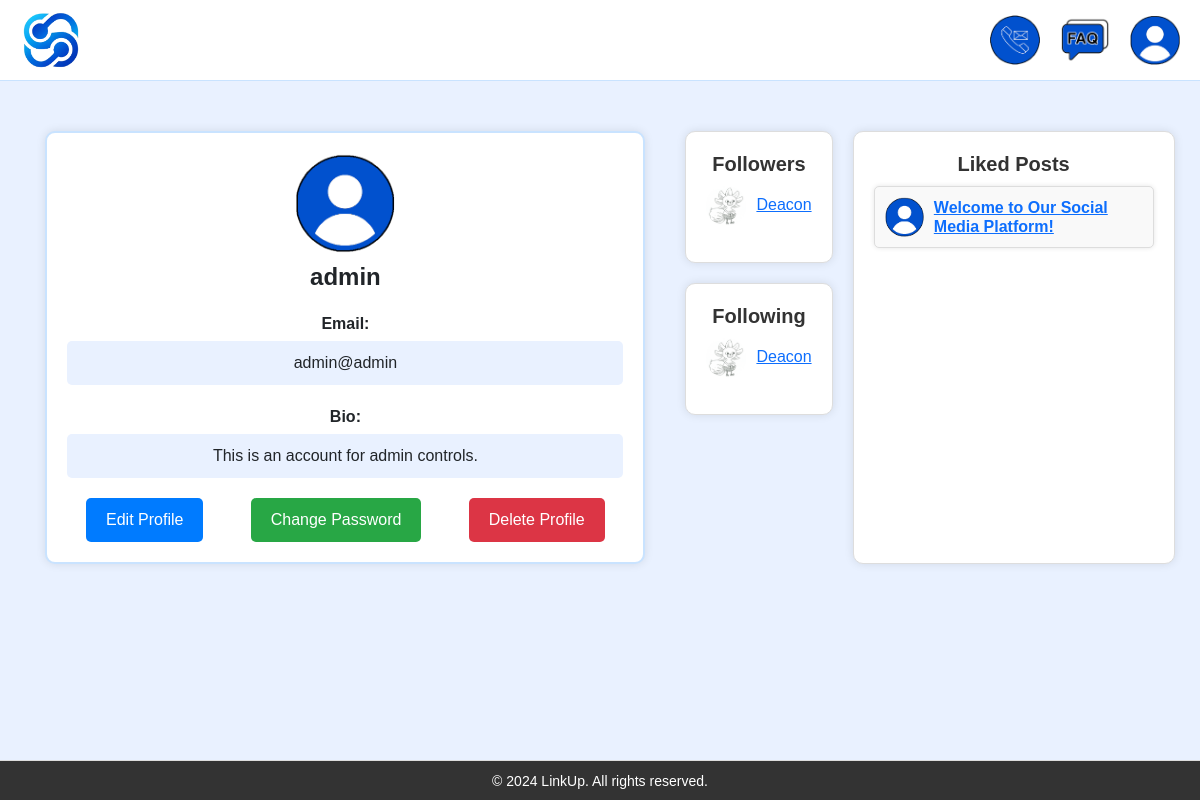
The app's page /profile.php (signed in) with its own data.
### tables this page shows
CREATE TABLE `users` (
  `user_id` int(11) NOT NULL,
  `username` varchar(50) NOT NULL,
  `email` varchar(100) NOT NULL,
  `password` varchar(255) NOT NULL,
  `bio` text DEFAULT NULL,
  `profile_picture` varchar(255) DEFAULT NULL
);

CREATE TABLE `posts` (
  `post_id` int(11) NOT NULL,
  `user_id` int(11) NOT NULL,
  `title` varchar(255) NOT NULL,
  `content` text NOT NULL,
  `image_path` varchar(255) DEFAULT NULL
);

### profile.php (the view, shortened to what this page needs)
<?php
include 'includes/header.php';
include 'includes/db.php';
$logged_in_user_id = $_SESSION['user_id'] ?? null;
$profile_user_id = $_GET['id'] ?? $logged_in_user_id;
$sql = "SELECT username, email, bio, profile_picture FROM users WHERE user_id = ?";
$stmt = $conn->prepare($sql);
$stmt->bind_param('i', $profile_user_id);
$stmt->execute();
$result = $stmt->get_result();
$user = $result->fetch_assoc();
?>
<div class="profile-wrapper">
    <div class="profile-container">
        <div class="profile-header">
            <img class="profile-img" src="<?php echo $user['profile_picture'] ? htmlspecialchars($user['profile_picture']) : '/linkup/assets/images/profile.png'; ?>" alt="Profile Picture">
            <h2 class="profile-name"><?php echo htmlspecialchars($user['username']); ?></h2>
        </div>
        <div class="profile-details">
            <div class="profile-info">
                <label for="email"><b>Email:</b></label>
                <p class="profile-email"><?php echo htmlspecialchars($user['email']); ?></p>
            </div>
            <div class="profile-info">
                <label for="bio"><b>Bio:</b></label>
                <p class="profile-bio"><?php echo htmlspecialchars($user['bio']); ?></p>
            </div>
            <?php if ($profile_user_id === $logged_in_user_id): ?>
                <div class="profile-actions">
                    <button class="btn-edit" id="editProfileBtn">Edit Profile</button>
                    <button class="btn-password" id="changePasswordBtn">Change Password</button>
                    <form id="deleteProfileForm" action="actions/delete_user.php" method="post">
                        <button type="submit" class="btn-delete" id="deleteProfileBtn">Delete Profile</button>
                    </form>
                </div>
            <?php endif; ?>
        </div>
    </div>
    <div class="followers-following-container">
        <div class="followers-section">
            <h3>Followers</h3>
            <ul id="followers-list">
                <?php
                $sql_followers = "SELECT users.user_id, users.username, users.profile_picture FROM followers
                                  JOIN users ON followers.follower_id = users.user_id
                                  WHERE followers.followee_id = ?";
                $stmt = $conn->prepare($sql_followers);
                $stmt->bind_param('i', $profile_user_id);
                $stmt->execute();
                $result_followers = $stmt->get_result();
                if ($result_followers->num_rows > 0) {
                    while ($follower = $result_followers->fetch_assoc()) {
                        $profile_picture = $follower['profile_picture'] ? htmlspecialchars($follower['profile_picture']) : '/linkup/assets/images/profile.png';
                        echo '<li><a href="profile.php?id=' . htmlspecialchars($follower['user_id']) . '"><img src="' . $profile_picture . '" alt="' . htmlspecialchars($follower['username']) . '">' . htmlspecialchars($follower['username']) . '</a></li>';
                    }
                } else {
                    echo '<li>No followers yet.</li>';
                }
                ?>
            </ul>
        </div>
        <div class="following-section">
            <h3>Following</h3>
            <ul id="following-list">
                <?php
                $sql_following = "SELECT users.user_id, users.username, users.profile_picture FROM followers
                                  JOIN users ON followers.followee_id = users.user_id
                                  WHERE followers.follower_id = ?";
                $stmt = $conn->prepare($sql_following);
                $stmt->bind_param('i', $profile_user_id);
                $stmt->execute();
                $result_following = $stmt->get_result();
                if ($result_following->num_rows > 0) {
                    while ($following = $result_following->fetch_assoc()) {
                        $profile_picture = $following['profile_picture'] ? htmlspecialchars($following['profile_picture']) : '/linkup/assets/images/profile.png';
                        echo '<li><a href="profile.php?id=' . htmlspecialchars($following['user_id']) . '"><img src="' . $profile_picture . '" alt="' . htmlspecialchars($following['username']) . '">' . htmlspecialchars($following['username']) . '</a></li>';
                    }
                } else {
                    echo '<li>Not following anyone yet.</li>';
                }
                ?>
            </ul>
        </div>
    </div>
    <div class="liked-posts-section">
        <h3>Liked Posts</h3>
        <ul class="liked-posts-list">
            <?php
            $liked_posts_sql = "SELECT posts.*, users.username, users.profile_picture FROM likedposts
                                JOIN posts ON likedposts.post_id = posts.post_id
                                JOIN users ON posts.user_id = users.user_id
                                WHERE likedposts.user_id = ?";
            $stmt = $conn->prepare($liked_posts_sql);
            $stmt->bind_param('i', $profile_user_id);
            $stmt->execute();
            $result_liked_posts = $stmt->get_result();
            if ($result_liked_posts->num_rows > 0) {
                while ($post = $result_liked_posts->fetch_assoc()) {
                    $profile_picture = $post['profile_picture'] ? htmlspecialchars($post['profile_picture']) : '/linkup/assets/images/profile.png';
                    echo '<li class="liked-post-item">';
                    echo '<img src="' . $profile_picture . '" alt="Profile Picture">';
                    echo '<h4><a href="post.php?id=' . $post['post_id'] . '">' . htmlspecialchars($post['title']) . '</a></h4>';
                    echo '</li>';
                }
            } else {
                echo '<li>No liked posts yet.</li>';
            }
            ?>
        </ul>
    </div>
</div>
<?php include 'includes/footer.php'; ?>

### assets/css/styles.css (style rules this page uses)
body { font-family: Arial, sans-serif; margin: 0; padding: 0; background-color: #e9f1ff; display: flex; flex-direction: column; min-height: 100vh; }
.btn-delete { background-color: #dc3545; color: black; border: none; border-radius: 5px; padding: 10px 20px; cursor: pointer; font-size: 16px; }
.profile-wrapper { display: flex; justify-content: space-between; max-width: 1200px; margin: 0 auto; }
.profile-container { max-width: 600px; max-height: 600px; min-width: 600px; margin: 50px 20px; padding: 20px; background-color: #fff; border: 2px solid #C9E3FF; border-radius: 10px; box-shadow: 0px 0px 10px rgba(0, 0, 0, 0.1); }
.profile-header { text-align: center; margin-bottom: 20px; }
.profile-img { width: 100px; height: 100px; border-radius: 50%; }
.profile-name { margin-top: 10px; font-size: 24px; font-weight: bold; }
.profile-details { text-align: center; }
.profile-info { margin-bottom: 20px; }
.profile-info label { font-weight: bold; }
.profile-email, .profile-bio { display: block; background-color: #e9f1ff; padding: 10px; border-radius: 5px; margin-top: 5px; word-wrap: break-word; white-space: pre-wrap; }
.profile-actions { display: flex; justify-content: space-around; margin-top: 20px; gap: 10px; }
.profile-actions button { padding: 10px 20px; border: none; border-radius: 5px; cursor: pointer; font-size: 16px; color: #fff; transition: background-color 0.3s; }
.btn-edit { background-color: #007bff; }
.btn-password { background-color: #28a745; }
.followers-following-container { max-width: 300px; margin: 50px 20px; }
.followers-section, .following-section { margin-bottom: 20px; padding: 20px; background-color: #fff; border-radius: 10px; box-shadow: 0px 0px 10px rgba(0, 0, 0, 0.1); border: 1px solid #ddd; }
.followers-section h3, .following-section h3 { font-size: 20px; margin-bottom: 10px; color: #333; text-align: center; font-weight: bold; }
#followers-list, #following-list { list-style: none; padding: 0; }
#followers-list li, #following-list li { display: flex; align-items: center; margin-bottom: 10px; }
#followers-list li img, #following-list li img { width: 40px; height: 40px; border-radius: 50%; margin-right: 10px; }
.liked-posts-section { max-width: 600px; margin: 50px auto; padding: 20px; background-color: #fff; border-radius: 10px; box-shadow: 0px 0px 10px rgba(0, 0, 0, 0.1); border: 1px solid #ddd; }
.liked-posts-section h3 { font-size: 20px; margin-bottom: 10px; color: #333; text-align: center; font-weight: bold; }
.liked-posts-list { list-style: none; padding: 0; display: flex; flex-wrap: wrap; gap: 10px; justify-content: center; }
.liked-post-item { display: flex; align-items: center; background-color: #f9f9f9; padding: 10px; border-radius: 5px; border: 1px solid #ddd; width: 100%; max-width: 280px; box-shadow: 0px 0px 5px rgba(0, 0, 0, 0.1); }
.liked-post-item img { width: 40px; height: 40px; border-radius: 50%; margin-right: 10px; }
.liked-post-item h4 { font-size: 16px; font-weight: bold; color: #333; margin: 0; }

### records on screen
users: username "admin", email "admin@admin", bio "This is an account for admin controls."
users: profile_picture (picture), username "Deacon"
posts: title "Welcome to Our Social Media Platform!"
